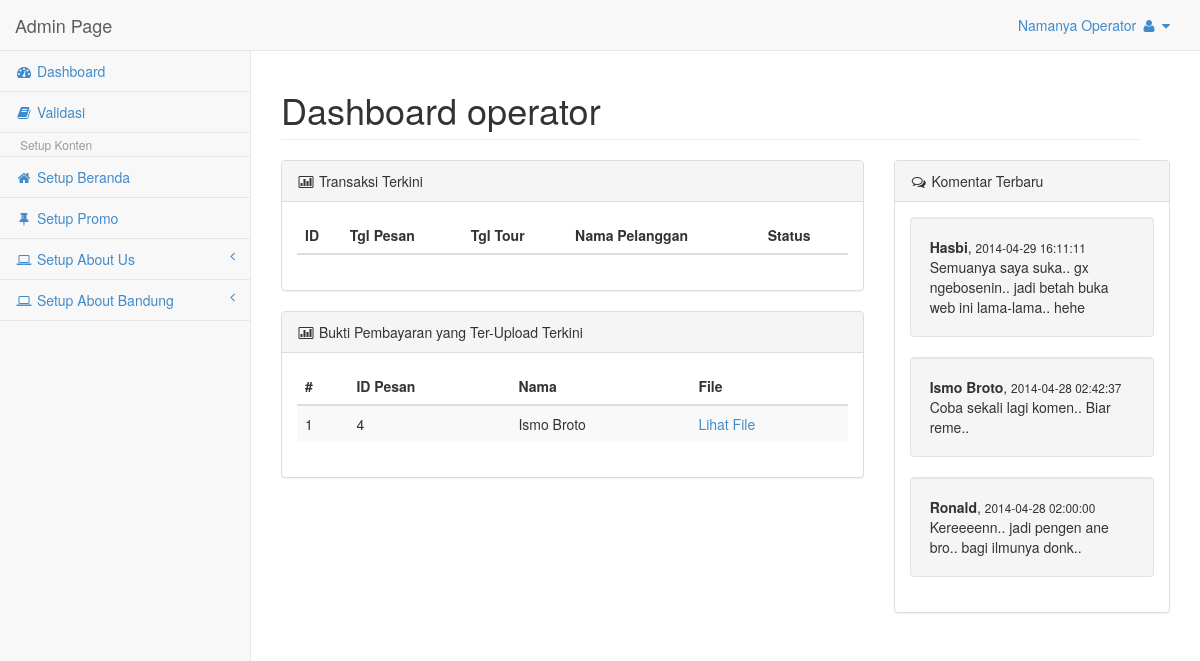
Page /Admin/home.php (signed in) on the committed database.
### tables this page shows
CREATE TABLE IF NOT EXISTS `tbl_bukti` (
  `id_bukti` int(11) NOT NULL AUTO_INCREMENT,
  `id_pesan` int(11) NOT NULL,
  `file` text NOT NULL,
  PRIMARY KEY (`id_bukti`)
);

CREATE TABLE IF NOT EXISTS `tbl_pesan` (
  `id_pesan` int(11) NOT NULL AUTO_INCREMENT,
  `id_user` int(11) NOT NULL,
  `id_paket` int(11) NOT NULL,
  `id_hotel` int(11) NOT NULL,
  `tgl_pesan` date NOT NULL,
  `tgl_tour` date NOT NULL,
  `status` char(2) NOT NULL DEFAULT 'S1',
  PRIMARY KEY (`id_pesan`)
);

CREATE TABLE IF NOT EXISTS `tbl_user` (
  `id_user` int(11) NOT NULL AUTO_INCREMENT,
  `nama_user` varchar(30) NOT NULL,
  `email_user` varchar(50) NOT NULL,
  `tipe_id` varchar(20) NOT NULL,
  `no_id` varchar(30) NOT NULL,
  `no_hp` varchar(14) NOT NULL,
  `no_rek` varchar(50) NOT NULL,
  `nama_rek` varchar(50) NOT NULL,
  `username` varchar(30) NOT NULL,
  `password` varchar(12) NOT NULL,
  `tgl_lahir` varchar(30) NOT NULL,
  `jekel` varchar(1) NOT NULL,
  `alamat` text NOT NULL,
  PRIMARY KEY (`id_user`),
  KEY `id_user` (`id_user`)
);

CREATE TABLE IF NOT EXISTS `komentar` (
  `id_komentar` int(11) NOT NULL AUTO_INCREMENT,
  `nama` varchar(50) NOT NULL,
  `komentar` text NOT NULL,
  `waktu` datetime NOT NULL,
  PRIMARY KEY (`id_komentar`)
);

### Admin/home.php (the view, shortened to what this page needs)
<?php session_start();
if(isset($_SESSION['user_admin'])){
	$level		=$_SESSION['level'];
?>
<!DOCTYPE html>
<html>
<head>
    <link href="css/bootstrap.min.css" rel="stylesheet">
    <link href="font-awesome/css/font-awesome.css" rel="stylesheet">
    <link href="css/plugins/morris/morris-0.4.3.min.css" rel="stylesheet">
    <link href="css/plugins/timeline/timeline.css" rel="stylesheet">
    <link href="css/sb-admin.css" rel="stylesheet">
</head>
<body>
    <div id="wrapper">
		<?php
			if($level=='admin'){
				include"nav.php";
			}else if($level=='operator'){
				include"nav_operator.php";
			}else{
				echo "Anda tidak punya hak access!! Hayoo!! sapa Loe??";
			}
		?>
        <div id="page-wrapper">
        	<div class="row col-lg-12">
            	<h1 class="page-header">Dashboard <?php echo $level; ?></h1>
            </div>
            <div class="row">
            <div class="col-lg-8">
            <div class="panel panel-default">
            	<div class="panel-heading">
                	<i class="fa fa-bar-chart-o fa-fw"></i> Transaksi Terkini
                </div>
                <div class="panel-body">
                	<div class="table-responsive">
                        <table class="table table-hover table-striped" id="dataTables-transaksi">
                            <thead>
                                <tr>
                                    <th class="text-left">ID</th>
                                    <th class="text-left">Tgl Pesan</th>
                                    <th class="text-left">Tgl Tour</th>
                                    <th class="text-left">Nama Pelanggan</th>
                                    <th class="text-left">Status</th>
                                </tr>
                            </thead>
                        </table>
                	</div>
                </div>
            </div>
			<div class="panel panel-default">
            	<div class="panel-heading">
                	<i class="fa fa-bar-chart-o fa-fw"></i> Bukti Pembayaran yang Ter-Upload Terkini
                </div>
                <div class="panel-body">
                	<div class="table-responsive">
                        <table class="table table-hover table-striped" id="dataTables-transaksi">
                            <thead>
                                <tr>
                                    <th class="text-left">#</th>
                                    <th class="text-left">ID Pesan</th>
                                    <th class="text-left">Nama</th>
                                    <th class="text-left">File</th>
                                </tr>
                            </thead>
                            <tbody>
                            <?php
								$no=1;
                                $comot_bukti=mysql_query("SELECT * FROM tbl_bukti, tbl_pesan, tbl_user WHERE
													tbl_bukti.id_pesan	= tbl_pesan.id_pesan AND
													tbl_pesan.id_user	= tbl_user.id_user");
                                while($isi_bukti=mysql_fetch_array($comot_bukti)) {
                            ?>
                                <tr>
                                    <td><?php echo $no++ ?></td>
                                    <td><?php echo $isi_bukti['id_pesan']; ?></td>
                                    <td><?php echo $isi_bukti['nama_user']; ?></td>
                                    <td><a href="../images/<?php echo $isi_bukti['file'];?>" target="_blank">Lihat File</a></td>
                                </tr>
                            <?php
                                }
                            ?>
                            </tbody>
                        </table>
                	</div>
                </div>
            </div>
            </div>
            <div class="col-lg-4">
            <div class="panel panel-default">
            	<div class="panel-heading">
                	<i class="fa fa-comments-o fa-fw"></i> Komentar Terbaru
                </div>
                <div class="panel-body">
                   	<?php
					$comot_comen=mysql_query("SELECT * FROM komentar ORDER BY waktu DESC LIMIT 3");
					while($isi_comen=mysql_fetch_array($comot_comen))
					{ ?>
					<div class="well">
						<b><?php echo $isi_comen['nama']; ?></b>, <small><?php echo $isi_comen['waktu']; ?></small><br />
						<?php echo $isi_comen['komentar']; ?>
					</div>
					<?php
              		 }?>
                </div>
            </div>
            </div>
			<div class="col-lg-8">
            </div>
            </div>
        </div>
    </div>
</body>
</html>
<?php
}else{
	session_destroy();
	header('Location:index.php?status=Silahkan Login');
}
?>

### Admin/nav_operator.php (shortened to what this page needs)
<?php
    $username=$_SESSION['user_admin'];
    $comot_admin=mysql_query("select nama from tbl_admin where user_admin='$username'");
    $ngisi_admin=mysql_fetch_array($comot_admin);
?>
<nav class="navbar navbar-default navbar-fixed-top" role="navigation" style="margin-bottom: 0">
    <div class="navbar-header">
        <a class="navbar-brand" href="home.php">Admin Page</a>
    </div>
    <ul class="nav navbar-top-links navbar-right">
        <li class="dropdown">
            <a class="dropdown-toggle" data-toggle="dropdown" href="#"><?php echo $ngisi_admin['nama']; ?>
                <i class="fa fa-user fa-fw"></i>  <i class="fa fa-caret-down"></i>
            </a>
        </li>
    </ul>
    <div class="navbar-default navbar-static-side" role="navigation">
        <div class="sidebar-collapse">
            <ul class="nav" id="side-menu">
                <li><a href="home.php"><i class="fa fa-dashboard fa-fw"></i> Dashboard</a></li>
                <li><a href="cekTransaksi.php"><i class="fa fa-book fa-fw"></i> Validasi</a>
                <li class="dropdown-header">Setup Konten</li>
                <li><a href="setupBeranda.php"><i class="fa fa-home fa-fw"></i> Setup Beranda</a>
                <li><a href="setupSlider.php"><i class="fa fa-thumb-tack fa-fw"></i> Setup Promo</a>
                <li>
                    <a href="#"><i class="fa fa-laptop fa-fw"></i> Setup About Us<span class="fa arrow"></span></a>
                </li>
                <li>
                    <a href="#"><i class="fa fa-laptop fa-fw"></i> Setup About Bandung<span class="fa arrow"></span></a>
                </li>
            </ul>
        </div>
    </div>
</nav>

### Admin/css/sb-admin.css (style rules this page uses)
body { background-color: #f8f8f8; padding-top: 100px; }
@media (min-width:768px) { body { padding-top: 50px; } }
#wrapper { width: 100%; }
#page-wrapper { padding: 0 15px; min-height: 568px; background-color: #fff; }
@media (min-width:768px) { #page-wrapper { position: inherit; margin: 0 0 0 250px; padding: 0 30px; min-height: 1300px; border-left: 1px solid #e7e7e7; } }
.navbar-static-side ul li { border-bottom: 1px solid #e7e7e7; }
.navbar-top-links li { display: inline-block; }
.navbar-top-links li:last-child { margin-right: 15px; }
.navbar-top-links li a { padding: 15px; min-height: 50px; }
.arrow { float: right; }
.fa.arrow:before { content: "\f104"; }
@media (min-width:768px) { .navbar-static-side { z-index: 1; position: absolute; width: 250px; margin-top: 51px; } }

### rows in the picture
tbl_bukti: id_pesan.id_pesan "4", tbl_user.nama_user "Ismo Broto"
komentar: nama "Hasbi", waktu "2014-04-29 16:11:11", komentar "Semuanya saya suka.. gx ngebosenin.. jadi betah buka web ini lama-lama.. hehe"
komentar: nama "Ismo Broto", waktu "2014-04-28 02:42:37", komentar "Coba sekali lagi komen.. Biar reme.."
komentar: nama "Ronald", waktu "2014-04-28 02:00:00", komentar "Kereeeenn.. jadi pengen ane bro.. bagi ilmunya donk.."

### other values in the picture
$ngisi_admin['nama'] "Namanya Operator"
$level "operator"
